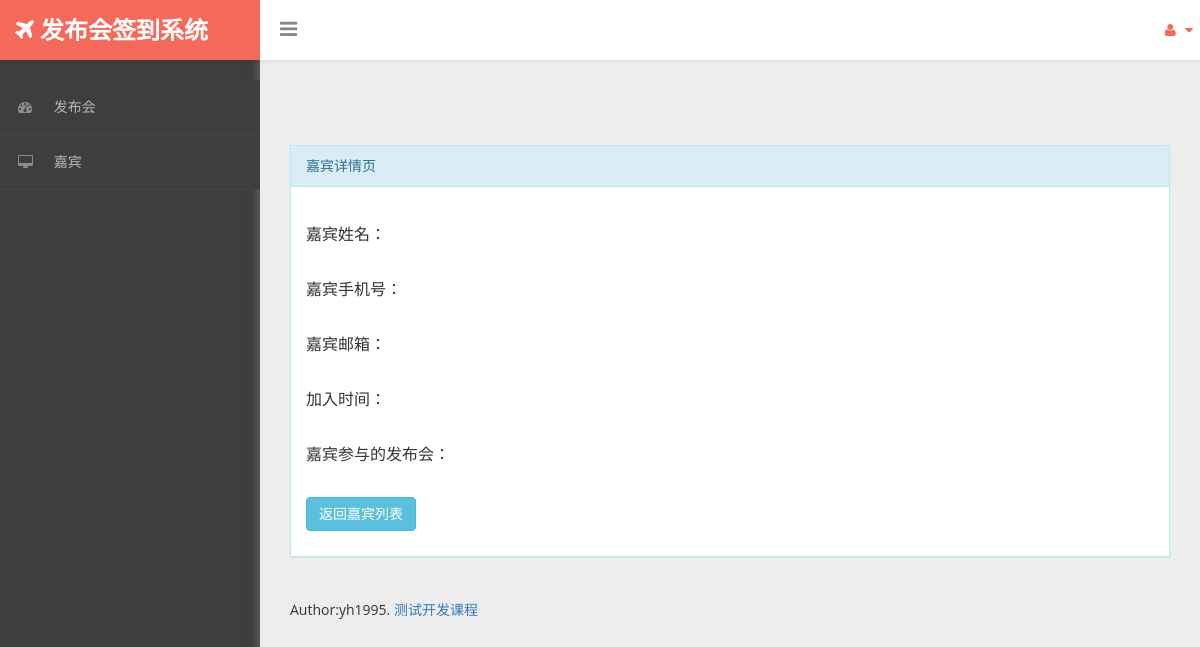
The page /sgin/guests/detail/11 on the database as committed earlier.
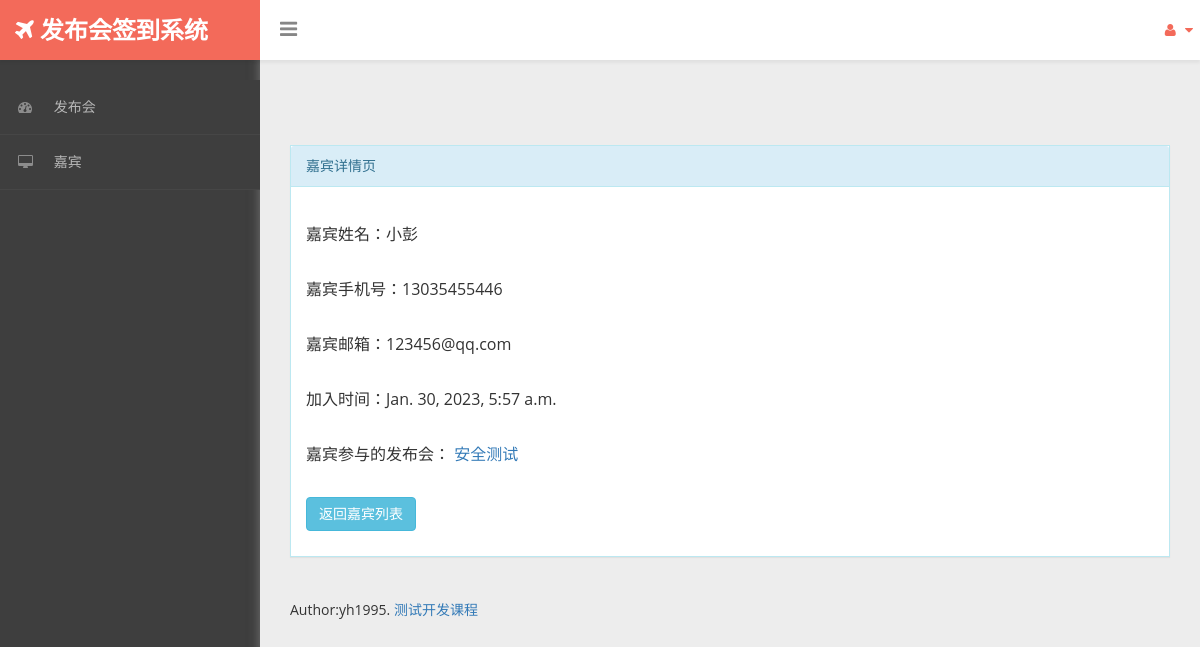
The same page on the database as committed later.
### sgin/models.py (models this page shows, shortened)
class Guest(models.Model):
    events=models.ManyToManyField(Event, through='GuestEvent')
    name=models.CharField(max_length=64,unique=True)
    phone=models.CharField(max_length=64,unique=True)
    email=models.EmailField()
    createTime=models.DateTimeField(auto_now_add=True)

class Event(models.Model):
    id=models.IntegerField(unique=True,primary_key=True)
    name=models.CharField(max_length=256,null=False)
    address=models.CharField(max_length=256,null=False)
    limits=models.IntegerField(default=100)
    status=models.BooleanField(default=True)
    startTime=models.DateTimeField(null=True)
    createTime=models.DateTimeField(null=True,auto_now_add=True) # auto_now_add����ʱ���뵱ǰʱ�䣬�̶�������
    updateTime=models.DateTimeField(null=True,auto_now=True)  # auto_now��ÿ���޸�model�������
    def __str__(self):
        return self.name

### sgin/views.py (the view)
# urls.py: path('guests/detail/<int:guest_id>',views.guest_detail),
def guest_detail(request,guest_id):
    try:
        guest=Guest.objects.get(id=guest_id)
    except:
        guest=''
    return render(request,'guest_detail.html',{'guest':guest})

### sgin/templates/guest_detail.html (shortened to what this page needs)
{% extends 'base.html' %}
{% block content%}
  <div class="panel panel-info">
    <div class="panel-heading"> 嘉宾详情页 </div>
    <div class="panel-body">
      <p>嘉宾姓名：{{ guest.name }}</p>
      <p>嘉宾手机号：{{ guest.phone }}</p>
      <p>嘉宾邮箱：{{ guest.email }}</p>
      <p>加入时间：{{ guest.createTime }}</p>
      <p>嘉宾参与的发布会：
          {% for event in guest.events.all %}
              <a href="/sgin/events/detail/{{ event.id }}">{{ event }}</a>
          {% endfor %}
      </p>
      <p><a href="/sgin/guests" class="btn btn-info">返回嘉宾列表</a></p>
    </div>
  </div>
{% endblock %}

### sgin/templates/base.html (shortened to what this page needs)
{% load static %}
<!DOCTYPE html>
<html lang="cn">
<head>
  <link href="{% static 'assets/css/bootstrap.css' %} " rel="stylesheet" />
  <link href="{% static 'assets/css/font-awesome.css'%}" rel="stylesheet" />
  <link href="{% static 'assets/css/custom-styles.css' %}" rel="stylesheet" />
</head>
<body>
<div id="wrapper">
  <nav class="navbar navbar-default top-navbar" role="navigation">
    <div class="navbar-header">
      <a class="navbar-brand"><i class="icon fa fa-plane"></i> 发布会签到系统</a>
      <div id="sideNav" >
        <i class="fa fa-bars icon"></i>
      </div>
    </div>
    <ul class="nav navbar-top-links navbar-right">
      <li class="dropdown">
        <a class="dropdown-toggle" data-toggle="dropdown" href="#" aria-expanded="false">
          <i class="fa fa-user fa-fw"></i> <i class="fa fa-caret-down"></i>
        </a>
      </li>
    </ul>
  </nav>
  <nav class="navbar-default navbar-side" role="navigation">
    <div class="sidebar-collapse">
      <ul class="nav" id="main-menu">
        <li>
          <a class="active-menu" href="/sgin/events"><i class="fa fa-dashboard"></i> 发布会</a>
        </li>
        <li>
          <a href="/sgin/guests"><i class="fa fa-desktop"></i> 嘉宾</a>
        </li>
      </ul>
    </div>
  </nav>
  <div id="page-wrapper">
    <div class="header">
      <div class="page-header">
      </div>
    </div>
    <div id="page-inner" class="panel-body">
      {% block content%}
      {% endblock %}
      <footer><p>Author:yh1995.  <a href="https://ke.qq.com/course/3135766" target="_blank">测试开发课程</a></p>
      </footer>
    </div>
  </div>
</div>
</body>
</html>

### sgin/static/assets/css/custom-styles.css (style rules this page uses)
body { font-family: 'Open Sans', sans-serif; background: #3E3E3E; }
#wrapper { width: 100%; }
#page-wrapper { padding: 15px 15px; min-height: 600px; background: #EDEDED; }
#page-inner { width:100%; margin:10px 20px 10px 0px; background-color:transparent; padding: 15px 30px; min-height:1200px; }
p { font-size:16px; line-height:25px; padding-top:20px; }
.navbar-side { z-index: 0; }
.panel { border-radius:0px; }
.navbar-side .nav > li > a > i { color: #8C8C8C;padding: 8px;width: 30px;text-align: center; }
.top-navbar { position: fixed; width: 100%; z-index: 300; -webkit-box-shadow: 0 3px 3px rgba(0, 0, 0, 0.05); -moz-box-shadow: 0 3px 3px rgba(0, 0, 0, 0.05); box-shadow: 0 3px 3px rgba(0, 0, 0, 0.05); }
.navbar-side { z-index: 1; position: fixed; width: 260px; top: 80px; }
#page-wrapper { position: relative; top: 55px; box-shadow: 0 0 10px #757575; -moz-box-shadow: 0 0 10px #757575; -webkit-box-shadow: 0 0 10px #757575; }
.page-header { margin: 0;border-bottom: 1px solid transparent;text-align: left;background-color: rgb(237, 237, 237);padding: 32px 22px 32px 0;color: #323232; }
.panel-heading { border-bottom: 1px solid transparent; border-top-left-radius: 3px; border-top-right-radius: 3px; }
.header { margin: 0 30px; }
i.fa.fa-bars { font-size: 20px; margin: 12px 0 0; }
footer p { font-size: 14px; }
.top-navbar { margin:0px; }
.top-navbar .navbar-brand { color: #fff;width: 260px;text-align: left;height: 60px;font-size: 24px;font-weight: 700;line-height: 30px;background: #F36A5A; }
.top-navbar .nav > li { position: relative; display: inline-block; margin: 0px; padding: 0px; }
.top-navbar .nav > li > a { position: relative; display: block; padding: 20px;color: #FFFFFF; margin: 0px; }
.sidebar-collapse , .sidebar-collapse .nav { background:none; }
.sidebar-collapse .nav { padding:0; }
.sidebar-collapse .nav > li > a { color: #B8B8B8; background:transparent; text-shadow:none; font-size: 14px; }
.sidebar-collapse > .nav > li > a { padding: 12px 10px; }
.sidebar-collapse > .nav > li { border-bottom: 1px solid rgba(107, 108, 109, 0.19); }
.navbar-side { border:none; background: #3E3E3E; }
.top-navbar { background: #FFFFFF; border-bottom:none; }
.top-navbar .nav > li > a > i { margin-right: 2px; }
.navbar-default { border:0px solid black; }
.navbar-header { background: transparent; }
.nav > li > a > i { margin-right:10px; color: rgb(243, 106, 90); }
#sideNav { float: left; left: 0; z-index: 3; color: #868686; cursor:pointer; border-radius: 0; width: 14px; font-size: 48px; line-height: 0; margin: 7px 0 0 20px; }
@media (min-width:768px) { #page-wrapper { margin: 0 0 0 260px; padding: 0; min-height: 1200px; } }
@media (min-width:768px) { .navbar-side { width: 260px; z-index: 1; } }
@media (min-width:768px) { .navbar { border-radius: 0px; } }

Rows that differ between the two databases and show on the page:
added Guest: name "小彭", phone "13035455446", email "123456@qq.com", createTime "Jan. 30, 2023, 5:57 a.m."
added Event: name "安全测试"
